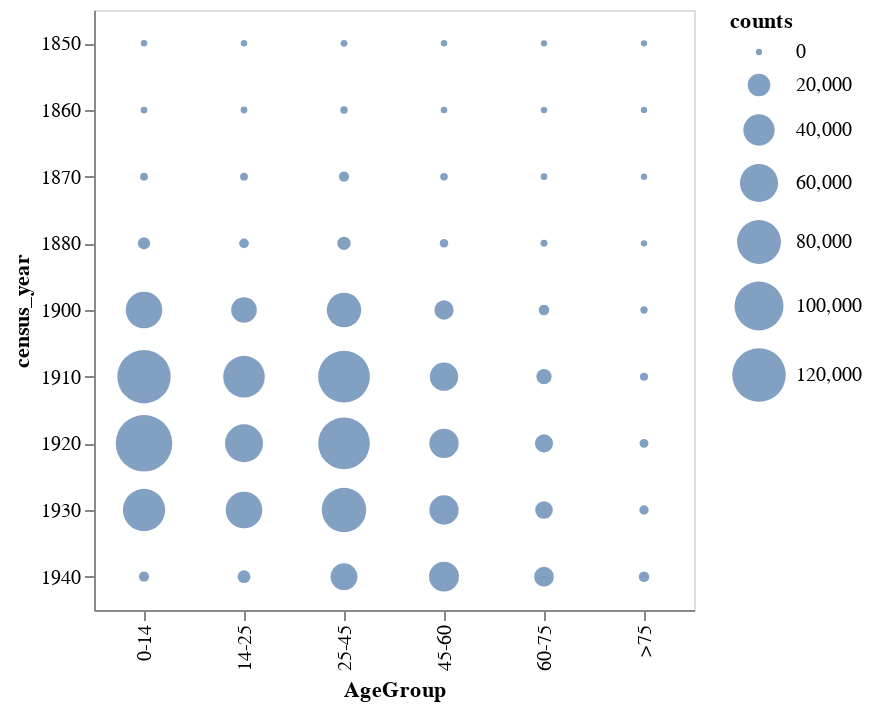

Notebook code for this chart:
### Code cell
# how the age composition change every ten years
alt.Chart(count_age_group,height=300,width=300).mark_circle().encode(
    alt.X('AgeGroup:O'),
    alt.Y('census_year:O'),
    alt.Size('counts',scale=alt.Scale(range=[10,800]))
)

### Figure 1 — Vega-Lite specification as saved in the notebook (floating-point values rounded to 4 significant figures)
{"config": {"view": {"continuousWidth": 400, "continuousHeight": 300}}, "data": {"name": "data-9e1dffd8225cbffcde567c363de84b85"}, "mark": "circle", "encoding": {"size": {"type": "quantitative", "field": "counts", "scale": {"range": [10, 800]}}, "x": {"type": "ordinal", "field": "AgeGroup"}, "y": {"type": "ordinal", "field": "census_year"}}, "height": 300, "width": 300, "$schema": "https://vega.github.io/schema/vega-lite/v4.8.1.json", "datasets": {"data-9e1dffd8225cbffcde567c363de84b85": [{"census_year": 1850, "AgeGroup": "0-14", "counts": 54}, {"census_year": 1850, "AgeGroup": "14-25", "counts": 93}, {"census_year": 1850, "AgeGroup": "25-45", "counts": 282}, {"census_year": 1850, "AgeGroup": "45-60", "counts": 57}, {"census_year": 1850, "AgeGroup": "60-75", "counts": 9}, {"census_year": 1850, "AgeGroup": ">75", "counts": 2}, {"census_year": 1860, "AgeGroup": "0-14", "counts": 221}, {"census_year": 1860, "AgeGroup": "14-25", "counts": 238}, {"census_year": 1860, "AgeGroup": "25-45", "counts": 631}, {"census_year": 1860, "AgeGroup": "45-60", "counts": 145}, {"census_year": 1860, "AgeGroup": "60-75", "counts": 42}, {"census_year": 1860, "AgeGroup": ">75", "counts": 8}, {"census_year": 1870, "AgeGroup": "0-14", "counts": 953}, {"census_year": 1870, "AgeGroup": "14-25", "counts": 885}, {"census_year": 1870, "AgeGroup": "25-45", "counts": 2733}, {"census_year": 1870, "AgeGroup": "45-60", "counts": 724}, {"census_year": 1870, "AgeGroup": "60-75", "counts": 173}, {"census_year": 1870, "AgeGroup": ">75", "counts": 19}, {"census_year": 1880, "AgeGroup": "0-14", "counts": 4547}, {"census_year": 1880, "AgeGroup": "14-25", "counts": 2340}, {"census_year": 1880, "AgeGroup": "25-45", "counts": 5881}, {"census_year": 1880, "AgeGroup": "45-60", "counts": 1353}, {"census_year": 1880, "AgeGroup": "60-75", "counts": 361}, {"census_year": 1880, "AgeGroup": ">75", "counts": 37}, {"census_year": 1900, "AgeGroup": "0-14", "counts": 55066}, {"census_year": 1900, "AgeGroup": "14-25", "counts": 26261}, {"census_year": 1900, "AgeGroup": "25-45", "counts": 48629}, {"census_year": 1900, "AgeGroup": "45-60", "counts": 14040}, {"census_year": 1900, "AgeGroup": "60-75", "counts": 3116}, {"census_year": 1900, "AgeGroup": ">75", "counts": 546}, {"census_year": 1910, "AgeGroup": "0-14", "counts": 119381}, {"census_year": 1910, "AgeGroup": "14-25", "counts": 71760}, {"census_year": 1910, "AgeGroup": "25-45", "counts": 112050}, {"census_year": 1910, "AgeGroup": "45-60", "counts": 32384}, {"census_year": 1910, "AgeGroup": "60-75", "counts": 8189}, {"census_year": 1910, "AgeGroup": ">75", "counts": 1071}, {"census_year": 1920, "AgeGroup": "0-14", "counts": 134087}, {"census_year": 1920, "AgeGroup": "14-25", "counts": 59419}, {"census_year": 1920, "AgeGroup": "25-45", "counts": 111578}, {"census_year": 1920, "AgeGroup": "45-60", "counts": 34971}, {"census_year": 1920, "AgeGroup": "60-75", "counts": 12263}, {"census_year": 1920, "AgeGroup": ">75", "counts": 1633}, {"census_year": 1930, "AgeGroup": "0-14", "counts": 74182}, {"census_year": 1930, "AgeGroup": "14-25", "counts": 55350}, {"census_year": 1930, "AgeGroup": "25-45", "counts": 82106}, {"census_year": 1930, "AgeGroup": "45-60", "counts": 34753}, {"census_year": 1930, "AgeGroup": "60-75", "counts": 11529}, {"census_year": 1930, "AgeGroup": ">75", "counts": 2003}, {"census_year": 1940, "AgeGroup": "0-14", "counts": 2678}, {"census_year": 1940, "AgeGroup": "14-25", "counts": 5301}, {"census_year": 1940, "AgeGroup": "25-45", "counts": 28916}, {"census_year": 1940, "AgeGroup": "45-60", "counts": 36088}, {"census_year": 1940, "AgeGroup": "60-75", "counts": 14791}, {"census_year": 1940, "AgeGroup": ">75", "counts": 2977}]}}
